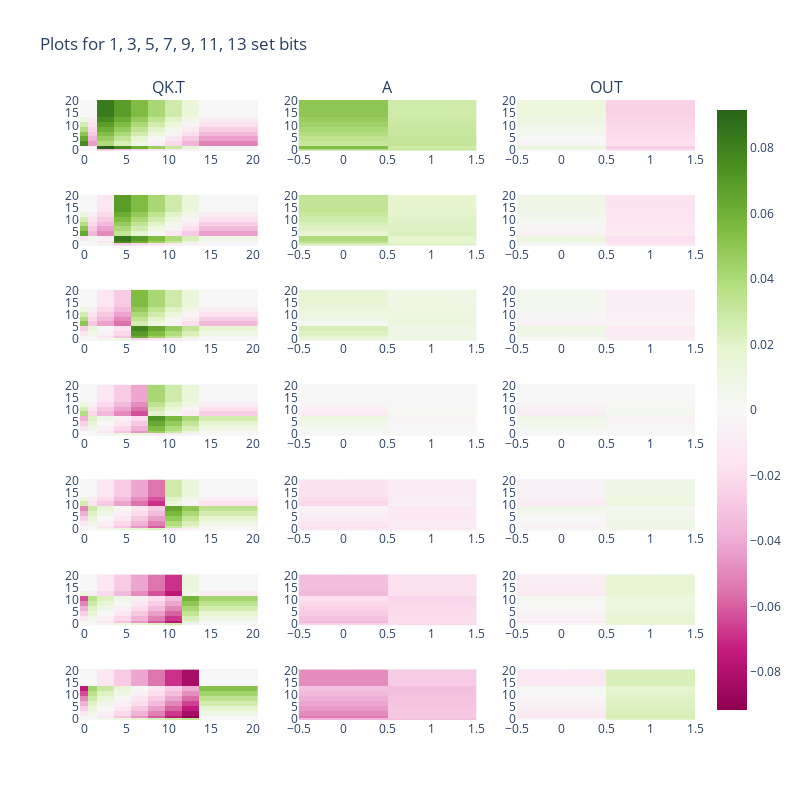

Write notebook code for a chart like this one.
### Code cell
import plotly.express as px
import plotly.subplots as sp

X = torch.tensor([[1 if i < set_bits else 0 for i in range(N)] for set_bits in range(1, 15, 2)])
batch_size = X.shape[0]

X = torch.cat(
    [
        2 * torch.ones((batch_size, 1), dtype=torch.int).to(X.device),
        X.type(torch.int),
    ],
    dim=1)
# pos = (
#     torch.eye(N + 1, N)
#     .to(device)
#     .unsqueeze(0)
#     .repeat(batch_size, 1, 1)
# )
X = model.embeddings(X).detach()
# X = torch.cat([pos, dat], dim=2)
qkv = model.transformer[0].attn.in_proj_weight.detach()
W   = model.transformer[0].attn.out_proj.weight.detach()
q, k, v = qkv.reshape(3, hidden_dim, hidden_dim)
Q, K, V = X @ q, X @ k, X @ v
QKT = Q @ K.transpose(1, 2) / torch.sqrt(torch.tensor(hidden_dim).to(device))
A = torch.softmax(QKT, dim=1) @ V
OUT = A @ W
postMLP = model.transformer[0].norm1(X+OUT)
postMLP = model.transformer[0].norm2(postMLP + model.transformer[0].linear(postMLP))[:, -1, :].detach()
FINAL   = model.mlp_head(postMLP).detach()
# Create subplots
X_mean, QKT_mean, A_mean, OUT_mean, postMLP_mean = X.mean(dim=0), QKT.mean(dim=0), A.mean(dim=0), OUT.mean(dim=0), postMLP.mean(dim=0)

fig = sp.make_subplots(rows=X.shape[0], cols=3, subplot_titles=("QK.T", "A", "OUT"))

for i in range(X.shape[0]):
    # fig.add_trace(px.imshow(X[i]-X_mean).data[0], row=i+1, col=1)
    fig.add_trace(px.imshow(QKT[i]-QKT_mean).data[0], row=i+1, col=1)
    fig.add_trace(px.imshow(A[i]-A_mean).data[0], row=i+1, col=2)
    fig.add_trace(px.imshow(OUT[i]-OUT_mean).data[0], row=i+1, col=3)
    # fig.add_trace(px.imshow((postMLP[i]-postMLP_mean).unsqueeze(0)).data[0], row=i+1, col=5)
    # fig.add_trace(px.imshow(FINAL[i].unsqueeze(0)).data[0], row=i+1, col=6)

fig.update_layout(height=800, width=800, title_text="Plots for 1, 3, 5, 7, 9, 11, 13 set bits")
fig.show()

### Figure 1 — Plotly figure (JSON) as saved in the notebook; plotly's stock layout.template omitted (floating-point values rounded to 4 significant figures; data arrays with more than 128 entries replaced by an {"elided": "..."} marker saying what was removed)
{"data": [{"coloraxis": "coloraxis", "hovertemplate": "x: %{x}<br>y: %{y}<br>color: %{z}<extra></extra>", "name": "0", "type": "heatmap", "xaxis": "x", "yaxis": "y", "z": {"elided": "21x21 float values"}}, {"coloraxis": "coloraxis", "hovertemplate": "x: %{x}<br>y: %{y}<br>color: %{z}<extra></extra>", "name": "0", "type": "heatmap", "xaxis": "x2", "yaxis": "y2", "z": [[0.03742, 0.03267], [0.05384, 0.02884], [0.03078, 0.03237], [0.03078, 0.03237], [0.03444, 0.03173], [0.03444, 0.03173], [0.03792, 0.03103], [0.03792, 0.03103], [0.04123, 0.03029], [0.04123, 0.03029], [0.04436, 0.02949], [0.04436, 0.02949], [0.04731, 0.02864], [0.04731, 0.02864], [0.0501, 0.02774], [0.0501, 0.02774], [0.0501, 0.02774], [0.0501, 0.02774], [0.0501, 0.02774], [0.0501, 0.02774], [0.0501, 0.02774]]}, {"coloraxis": "coloraxis", "hovertemplate": "x: %{x}<br>y: %{y}<br>color: %{z}<extra></extra>", "name": "0", "type": "heatmap", "xaxis": "x3", "yaxis": "y3", "z": [[0.001549, -0.02045], [0.01466, -0.02596], [-0.002486, -0.01787], [-0.002486, -0.01787], [0.0002918, -0.01914], [0.0002918, -0.01914], [0.002991, -0.02033], [0.002991, -0.02033], [0.005612, -0.02144], [0.005612, -0.02144], [0.008157, -0.02248], [0.008157, -0.02248], [0.01063, -0.02344], [0.01063, -0.02344], [0.01302, -0.02433], [0.01302, -0.02433], [0.01302, -0.02433], [0.01302, -0.02433], [0.01302, -0.02433], [0.01302, -0.02433], [0.01302, -0.02433]]}, {"coloraxis": "coloraxis", "hovertemplate": "x: %{x}<br>y: %{y}<br>color: %{z}<extra></extra>", "name": "0", "type": "heatmap", "xaxis": "x4", "yaxis": "y4", "z": {"elided": "21x21 float values"}}, {"coloraxis": "coloraxis", "hovertemplate": "x: %{x}<br>y: %{y}<br>color: %{z}<extra></extra>", "name": "0", "type": "heatmap", "xaxis": "x5", "yaxis": "y5", "z": [[0.02465, 0.02164], [0.03547, 0.01911], [0.03931, 0.01852], [0.03931, 0.01852], [0.01735, 0.02236], [0.01735, 0.02236], [0.02083, 0.02167], [0.02083, 0.02167], [0.02413, 0.02093], [0.02413, 0.02093], [0.02726, 0.02013], [0.02726, 0.02013], [0.03022, 0.01928], [0.03022, 0.01928], [0.03301, 0.01838], [0.03301, 0.01838], [0.03301, 0.01838], [0.03301, 0.01838], [0.03301, 0.01838], [0.03301, 0.01838], [0.03301, 0.01838]]}, {"coloraxis": "coloraxis", "hovertemplate": "x: %{x}<br>y: %{y}<br>color: %{z}<extra></extra>", "name": "0", "type": "heatmap", "xaxis": "x6", "yaxis": "y6", "z": [[0.0009344, -0.01349], [0.009585, -0.01712], [0.01244, -0.01847], [0.01244, -0.01847], [-0.004223, -0.01086], [-0.004223, -0.01086], [-0.001524, -0.01205], [-0.001524, -0.01205], [0.001097, -0.01316], [0.001097, -0.01316], [0.003642, -0.0142], [0.003642, -0.0142], [0.006112, -0.01516], [0.006112, -0.01516], [0.008509, -0.01605], [0.008509, -0.01605], [0.008509, -0.01605], [0.008509, -0.01605], [0.008509, -0.01605], [0.008509, -0.01605], [0.008509, -0.01605]]}, {"coloraxis": "coloraxis", "hovertemplate": "x: %{x}<br>y: %{y}<br>color: %{z}<extra></extra>", "name": "0", "type": "heatmap", "xaxis": "x7", "yaxis": "y7", "z": {"elided": "21x21 float values"}}, {"coloraxis": "coloraxis", "hovertemplate": "x: %{x}<br>y: %{y}<br>color: %{z}<extra></extra>", "name": "0", "type": "heatmap", "xaxis": "x8", "yaxis": "y8", "z": [[0.01206, 0.0107], [0.01736, 0.009447], [0.0212, 0.008859], [0.0212, 0.008859], [0.02486, 0.008217], [0.02486, 0.008217], [0.003976, 0.01238], [0.003976, 0.01238], [0.00728, 0.01163], [0.00728, 0.01163], [0.01041, 0.01084], [0.01041, 0.01084], [0.01337, 0.009988], [0.01337, 0.009988], [0.01615, 0.009088], [0.01615, 0.009088], [0.01615, 0.009088], [0.01615, 0.009088], [0.01615, 0.009088], [0.01615, 0.009088], [0.01615, 0.009088]]}, {"coloraxis": "coloraxis", "hovertemplate": "x: %{x}<br>y: %{y}<br>color: %{z}<extra></extra>", "name": "0", "type": "heatmap", "xaxis": "x9", "yaxis": "y9", "z": [[0.0003812, -0.006622], [0.004625, -0.008399], [0.007482, -0.009748], [0.007482, -0.009748], [0.01026, -0.01102], [0.01026, -0.01102], [-0.005932, -0.003872], [-0.005932, -0.003872], [-0.003311, -0.004985], [-0.003311, -0.004985], [-0.000766, -0.006023], [-0.000766, -0.006023], [0.001704, -0.006985], [0.001704, -0.006985], [0.004101, -0.007873], [0.004101, -0.007873], [0.004101, -0.007873], [0.004101, -0.007873], [0.004101, -0.007873], [0.004101, -0.007873], [0.004101, -0.007873]]}, {"coloraxis": "coloraxis", "hovertemplate": "x: %{x}<br>y: %{y}<br>color: %{z}<extra></extra>", "name": "0", "type": "heatmap", "xaxis": "x10", "yaxis": "y10", "z": {"elided": "21x21 float values"}}, {"coloraxis": "coloraxis", "hovertemplate": "x: %{x}<br>y: %{y}<br>color: %{z}<extra></extra>", "name": "0", "type": "heatmap", "xaxis": "x11", "yaxis": "y11", "z": [[-0.000354, -0.0001646], [-0.0004978, -0.0001405], [0.003345, -0.000729], [0.003345, -0.000729], [0.007006, -0.00137], [0.007006, -0.00137], [0.01049, -0.002064], [0.01049, -0.002064], [-0.009337, 0.002411], [-0.009337, 0.002411], [-0.006207, 0.001614], [-0.006207, 0.001614], [-0.00325, 0.0007646], [-0.00325, 0.0007646], [-0.0004624, -0.0001353], [-0.0004624, -0.0001353], [-0.0004624, -0.0001353], [-0.0004624, -0.0001353], [-0.0004624, -0.0001353], [-0.0004624, -0.0001353], [-0.0004625, -0.0001352]]}, {"coloraxis": "coloraxis", "hovertemplate": "x: %{x}<br>y: %{y}<br>color: %{z}<extra></extra>", "name": "0", "type": "heatmap", "xaxis": "x12", "yaxis": "y12", "z": [[-0.0001135, 0.0001659], [-0.0002218, 0.000216], [0.002636, -0.001132], [0.002636, -0.001132], [0.005414, -0.002402], [0.005414, -0.002402], [0.008112, -0.003592], [0.008112, -0.003592], [-0.007615, 0.003089], [-0.007615, 0.003089], [-0.00507, 0.002052], [-0.00507, 0.002052], [-0.0026, 0.001089], [-0.0026, 0.001089], [-0.0002029, 0.0002016], [-0.0002029, 0.0002016], [-0.0002028, 0.0002015], [-0.0002028, 0.0002015], [-0.0002028, 0.0002015], [-0.0002028, 0.0002015], [-0.0002029, 0.0002016]]}, {"coloraxis": "coloraxis", "hovertemplate": "x: %{x}<br>y: %{y}<br>color: %{z}<extra></extra>", "name": "0", "type": "heatmap", "xaxis": "x13", "yaxis": "y13", "z": {"elided": "21x21 float values"}}, {"coloraxis": "coloraxis", "hovertemplate": "x: %{x}<br>y: %{y}<br>color: %{z}<extra></extra>", "name": "0", "type": "heatmap", "xaxis": "x14", "yaxis": "y14", "z": [[-0.01259, -0.01094], [-0.01811, -0.009658], [-0.01426, -0.01025], [-0.01426, -0.01025], [-0.0106, -0.01089], [-0.0106, -0.01089], [-0.00712, -0.01158], [-0.00712, -0.01158], [-0.003816, -0.01233], [-0.003816, -0.01233], [-0.02259, -0.007542], [-0.02259, -0.007542], [-0.01964, -0.008391], [-0.01964, -0.008391], [-0.01685, -0.00929], [-0.01685, -0.00929], [-0.01685, -0.009291], [-0.01685, -0.009291], [-0.01685, -0.009291], [-0.01685, -0.009291], [-0.01685, -0.009291]]}, {"coloraxis": "coloraxis", "hovertemplate": "x: %{x}<br>y: %{y}<br>color: %{z}<extra></extra>", "name": "0", "type": "heatmap", "xaxis": "x15", "yaxis": "y15", "z": [[-0.0005514, 0.006871], [-0.004957, 0.008723], [-0.002099, 0.007375], [-0.002099, 0.007375], [0.0006782, 0.006106], [0.0006782, 0.006106], [0.003377, 0.004915], [0.003377, 0.004915], [0.005998, 0.003801], [0.005998, 0.003801], [-0.009272, 0.01003], [-0.009272, 0.01003], [-0.006802, 0.009063], [-0.006802, 0.009063], [-0.004405, 0.008175], [-0.004405, 0.008175], [-0.004405, 0.008175], [-0.004405, 0.008175], [-0.004405, 0.008175], [-0.004405, 0.008175], [-0.004405, 0.008175]]}, {"coloraxis": "coloraxis", "hovertemplate": "x: %{x}<br>y: %{y}<br>color: %{z}<extra></extra>", "name": "0", "type": "heatmap", "xaxis": "x16", "yaxis": "y16", "z": {"elided": "21x21 float values"}}, {"coloraxis": "coloraxis", "hovertemplate": "x: %{x}<br>y: %{y}<br>color: %{z}<extra></extra>", "name": "0", "type": "heatmap", "xaxis": "x17", "yaxis": "y17", "z": [[-0.02465, -0.02164], [-0.03547, -0.01911], [-0.03163, -0.01969], [-0.03163, -0.01969], [-0.02797, -0.02034], [-0.02797, -0.02034], [-0.02448, -0.02103], [-0.02448, -0.02103], [-0.02118, -0.02177], [-0.02118, -0.02177], [-0.01805, -0.02257], [-0.01805, -0.02257], [-0.03579, -0.01748], [-0.03579, -0.01748], [-0.03301, -0.01838], [-0.03301, -0.01838], [-0.03301, -0.01838], [-0.03301, -0.01838], [-0.03301, -0.01838], [-0.03301, -0.01838], [-0.03301, -0.01838]]}, {"coloraxis": "coloraxis", "hovertemplate": "x: %{x}<br>y: %{y}<br>color: %{z}<extra></extra>", "name": "0", "type": "heatmap", "xaxis": "x18", "yaxis": "y18", "z": [[-0.0009346, 0.01349], [-0.009585, 0.01712], [-0.006727, 0.01578], [-0.006727, 0.01578], [-0.003949, 0.01451], [-0.003949, 0.01451], [-0.00125, 0.01332], [-0.00125, 0.01332], [0.001371, 0.0122], [0.001371, 0.0122], [0.003916, 0.01117], [0.003916, 0.01117], [-0.01091, 0.01694], [-0.01091, 0.01694], [-0.008509, 0.01605], [-0.008509, 0.01605], [-0.008509, 0.01605], [-0.008509, 0.01605], [-0.008509, 0.01605], [-0.008509, 0.01605], [-0.008509, 0.01605]]}, {"coloraxis": "coloraxis", "hovertemplate": "x: %{x}<br>y: %{y}<br>color: %{z}<extra></extra>", "name": "0", "type": "heatmap", "xaxis": "x19", "yaxis": "y19", "z": {"elided": "21x21 float values"}}, {"coloraxis": "coloraxis", "hovertemplate": "x: %{x}<br>y: %{y}<br>color: %{z}<extra></extra>", "name": "0", "type": "heatmap", "xaxis": "x20", "yaxis": "y20", "z": [[-0.03654, -0.03226], [-0.05259, -0.02848], [-0.04875, -0.02907], [-0.04875, -0.02907], [-0.04509, -0.02971], [-0.04509, -0.02971], [-0.04161, -0.03041], [-0.04161, -0.03041], [-0.03831, -0.03115], [-0.03831, -0.03115], [-0.03518, -0.03195], [-0.03518, -0.03195], [-0.03222, -0.0328], [-0.03222, -0.0328], [-0.04894, -0.0274], [-0.04894, -0.0274], [-0.04894, -0.0274], [-0.04894, -0.0274], [-0.04894, -0.0274], [-0.04894, -0.0274], [-0.04894, -0.0274]]}, {"coloraxis": "coloraxis", "hovertemplate": "x: %{x}<br>y: %{y}<br>color: %{z}<extra></extra>", "name": "0", "type": "heatmap", "xaxis": "x21", "yaxis": "y21", "z": [[-0.001265, 0.02004], [-0.01411, 0.02542], [-0.01125, 0.02407], [-0.01125, 0.02407], [-0.008471, 0.0228], [-0.008471, 0.0228], [-0.005773, 0.02161], [-0.005773, 0.02161], [-0.003151, 0.0205], [-0.003151, 0.0205], [-0.0006063, 0.01946], [-0.0006063, 0.01946], [0.001864, 0.0185], [0.001864, 0.0185], [-0.01252, 0.02383], [-0.01252, 0.02383], [-0.01252, 0.02383], [-0.01252, 0.02383], [-0.01252, 0.02383], [-0.01252, 0.02383], [-0.01252, 0.02383]]}], "layout": {"annotations": [{"font": {"size": 16}, "showarrow": false, "text": "QK.T", "x": 0.1444, "xanchor": "center", "xref": "paper", "y": 1.0, "yanchor": "bottom", "yref": "paper"}, {"font": {"size": 16}, "showarrow": false, "text": "A", "x": 0.5, "xanchor": "center", "xref": "paper", "y": 1.0, "yanchor": "bottom", "yref": "paper"}, {"font": {"size": 16}, "showarrow": false, "text": "OUT", "x": 0.8556, "xanchor": "center", "xref": "paper", "y": 1.0, "yanchor": "bottom", "yref": "paper"}], "height": 800, "title": {"text": "Plots for 1, 3, 5, 7, 9, 11, 13 set bits"}, "width": 800, "xaxis": {"anchor": "y", "domain": [0, 0.2889]}, "xaxis10": {"anchor": "y10", "domain": [0, 0.2889]}, "xaxis11": {"anchor": "y11", "domain": [0.3556, 0.6444]}, "xaxis12": {"anchor": "y12", "domain": [0.7111, 1]}, "xaxis13": {"anchor": "y13", "domain": [0, 0.2889]}, "xaxis14": {"anchor": "y14", "domain": [0.3556, 0.6444]}, "xaxis15": {"anchor": "y15", "domain": [0.7111, 1]}, "xaxis16": {"anchor": "y16", "domain": [0, 0.2889]}, "xaxis17": {"anchor": "y17", "domain": [0.3556, 0.6444]}, "xaxis18": {"anchor": "y18", "domain": [0.7111, 1]}, "xaxis19": {"anchor": "y19", "domain": [0, 0.2889]}, "xaxis2": {"anchor": "y2", "domain": [0.3556, 0.6444]}, "xaxis20": {"anchor": "y20", "domain": [0.3556, 0.6444]}, "xaxis21": {"anchor": "y21", "domain": [0.7111, 1]}, "xaxis3": {"anchor": "y3", "domain": [0.7111, 1]}, "xaxis4": {"anchor": "y4", "domain": [0, 0.2889]}, "xaxis5": {"anchor": "y5", "domain": [0.3556, 0.6444]}, "xaxis6": {"anchor": "y6", "domain": [0.7111, 1]}, "xaxis7": {"anchor": "y7", "domain": [0, 0.2889]}, "xaxis8": {"anchor": "y8", "domain": [0.3556, 0.6444]}, "xaxis9": {"anchor": "y9", "domain": [0.7111, 1]}, "yaxis": {"anchor": "x", "domain": [0.9184, 1.0]}, "yaxis10": {"anchor": "x10", "domain": [0.4592, 0.5408]}, "yaxis11": {"anchor": "x11", "domain": [0.4592, 0.5408]}, "yaxis12": {"anchor": "x12", "domain": [0.4592, 0.5408]}, "yaxis13": {"anchor": "x13", "domain": [0.3061, 0.3878]}, "yaxis14": {"anchor": "x14", "domain": [0.3061, 0.3878]}, "yaxis15": {"anchor": "x15", "domain": [0.3061, 0.3878]}, "yaxis16": {"anchor": "x16", "domain": [0.1531, 0.2347]}, "yaxis17": {"anchor": "x17", "domain": [0.1531, 0.2347]}, "yaxis18": {"anchor": "x18", "domain": [0.1531, 0.2347]}, "yaxis19": {"anchor": "x19", "domain": [0, 0.08163]}, "yaxis2": {"anchor": "x2", "domain": [0.9184, 1.0]}, "yaxis20": {"anchor": "x20", "domain": [0, 0.08163]}, "yaxis21": {"anchor": "x21", "domain": [0, 0.08163]}, "yaxis3": {"anchor": "x3", "domain": [0.9184, 1.0]}, "yaxis4": {"anchor": "x4", "domain": [0.7653, 0.8469]}, "yaxis5": {"anchor": "x5", "domain": [0.7653, 0.8469]}, "yaxis6": {"anchor": "x6", "domain": [0.7653, 0.8469]}, "yaxis7": {"anchor": "x7", "domain": [0.6122, 0.6939]}, "yaxis8": {"anchor": "x8", "domain": [0.6122, 0.6939]}, "yaxis9": {"anchor": "x9", "domain": [0.6122, 0.6939]}}}
